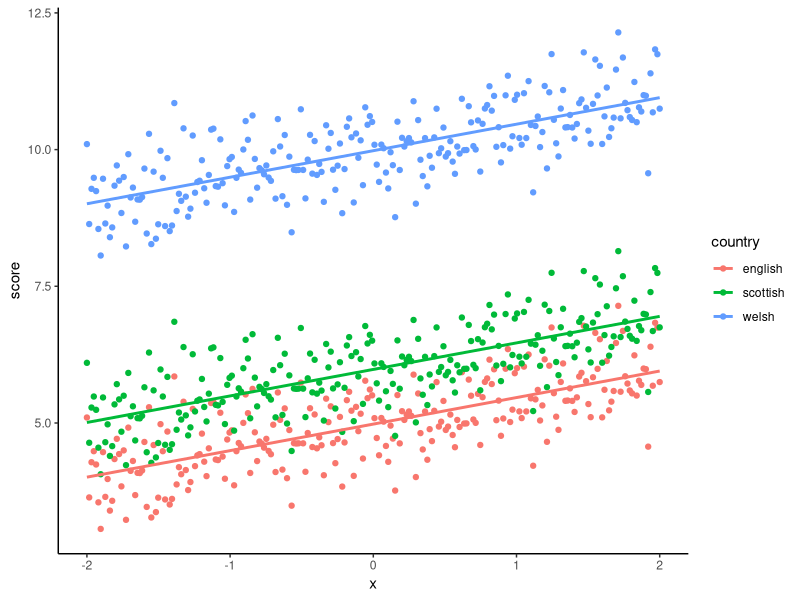

The R script that drew this image:
## ---- chunk 1
knitr::opts_chunk$set(echo = FALSE)
options(scipen=999)

library(tidyverse)

set.seed(42)
## ---- chunk 2
set.seed(4242)
a <- 5
b <- 0.5
c <- 1.0
d <- 5.0
N <- 250
Df <- tibble(x = seq(-2, 2, length.out = N),
             english = a + b*x,
             scottish = a + b*x + c,
             welsh = a + b*x + d) %>% 
  gather(country,score,english:welsh) %>% 
  mutate(score = score + rnorm(N, sd=0.5)) 
## ---- chunk 3
set.seed(10101)
sample_n(Df, 10)
## ---- chunk 4
M <- lm(score ~ x + country, data=Df)
## ---- chunk 5
Df %>% 
  ggplot(aes(x = x, y = score, group=country, col=country)) +
    geom_point() +
    stat_smooth(method='lm', se=F) + theme_classic()
